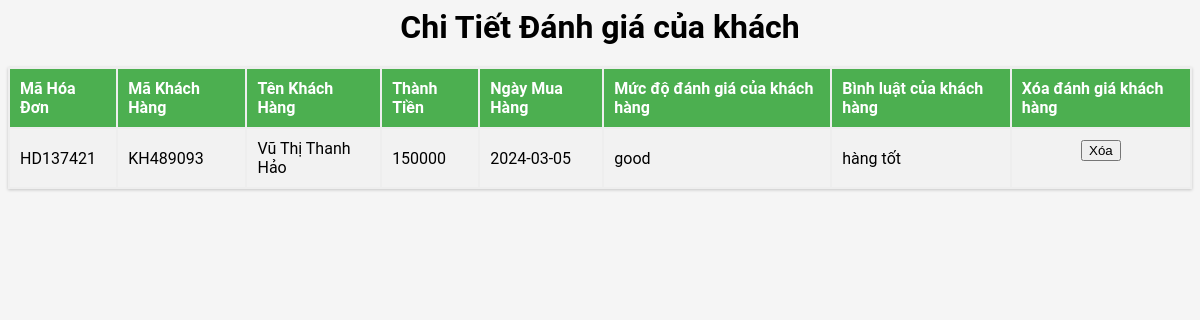
The page /danhgia.php?ma_hoadon=HD137421 on the database its author committed.
### tables this page shows
CREATE TABLE `productreviews` (
  `ma_hoadon` varchar(100) NOT NULL,
  `ma_khachhang` varchar(100) NOT NULL,
  `tenkhachhang` varchar(100) NOT NULL,
  `tong_giaxuat` varchar(100) NOT NULL,
  `createdate` date NOT NULL,
  `rating` varchar(20) NOT NULL,
  `comment` text NOT NULL
);

### danhgia.php (the view, shortened to what this page needs)
<?php
require_once('connect.php');
$mahd = isset($_GET["ma_hoadon"]) ? $_GET["ma_hoadon"] : "";
$sql = "SELECT * FROM productreviews WHERE ma_hoadon = '$mahd'";
$result = mysqli_query($conn, $sql);
?>
<h1 align="center">Chi Tiết Đánh giá của khách</h1>
<link href="stylequantri.css" rel="stylesheet" type="text/css"/>
<?php
if (mysqli_num_rows($result) > 0) {
        ?>
        <table>
    <tr style="background-color: #f2f2f2;">
        <th>Mã Hóa Đơn</th>
        <th>Mã Khách Hàng</th>
        <th>Tên Khách Hàng</th>
        <th>Thành Tiền</th>
        <th>Ngày Mua Hàng</th>
        <th>Mức độ đánh giá của khách hàng</th>
        <th>Bình luật của khách hàng</th>
        <th>Xóa đánh giá khách hàng</th>
    </tr>
  <?php
    while($row = mysqli_fetch_assoc($result)) {
        echo '<tr>
            <td>'.$row['ma_hoadon'].'</td>
            <td>'.$row['ma_khachhang'].'</td>
            <td>'.$row['tenkhachhang'].'</td>
            <td>'.$row['tong_giaxuat'].'</td>
            <td>'.$row['createdate'].'</td>
            <td>'.$row['rating'].'</td>
            <td>'.$row['comment'].'</td>
            <td>
                <form method="post">
                    <input type="hidden" name="mahd" value="'.$row['ma_hoadon'].'">
                    <input type="hidden" name="ma_khachhang" value="'.$row['ma_khachhang'].'">
                    <input type="submit" name="delete" value="Xóa">
                </form>
            </td>
        </tr>';
    }
    echo '</table>';
} else {
    echo "<script>alert('khách hàng chưa đánh giá!');</script>";
}
?>

### stylequantri.css (style rules this page uses)
table { border-collapse: collapse; width: 100%; box-shadow: 0 1px 3px rgba(0,0,0,0.2); display: table; margin: 1em 0; }
table th, table td { padding: 10px; text-align: left; }
table th { background-color: #4CAF50; color: white; }
table tr:nth-child(even) { background-color: #f2f2f2; }

### danhgia.php (style rules this page uses)
table { width: 26%; border-collapse: collapse; margin: 0 auto; display: block; overflow-x: auto; }
th, td { border: 2px solid #EEE; padding: 5px; text-align: center; }
td form { display: flex; justify-content: center; align-items: center; }

### rows shown on the page
productreviews: ma_hoadon "HD137421", ma_khachhang "KH489093", tenkhachhang "Vũ Thị Thanh Hảo", tong_giaxuat "150000", createdate "2024-03-05", rating "good", comment "hàng tốt"
